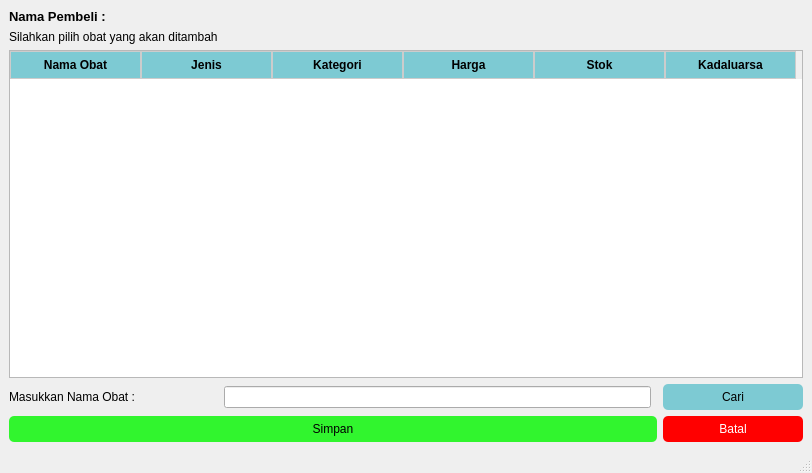
<?xml version="1.0" encoding="UTF-8"?>
<ui version="4.0">
 <class>MainWindow</class>
 <widget class="QMainWindow" name="MainWindow">
  <property name="geometry">
   <rect>
    <x>0</x>
    <y>0</y>
    <width>812</width>
    <height>473</height>
   </rect>
  </property>
  <property name="windowTitle">
   <string>MainWindow</string>
  </property>
  <widget class="QWidget" name="centralwidget">
   <layout class="QGridLayout" name="gridLayout">
    <item row="4" column="1">
     <widget class="QLineEdit" name="lineEdit"/>
    </item>
    <item row="6" column="0" colspan="3">
     <widget class="QPushButton" name="pushButton">
      <property name="styleSheet">
       <string notr="true">QPushButton { 
background-color: rgb(49, 245, 46);
	border-radius: 5px;
padding: 6px 40px; 
}

/* Saat kursor hover */
QPushButton:hover {
     /* warna saat hover */
	background-color: rgb(85, 255, 127);
    color: black;
}

/* Saat tombol ditekan */
QPushButton:pressed {
     /* warna saat ditekan */
		background-color: rgb(85, 255, 127);
    color: black;
}

</string>
      </property>
      <property name="text">
       <string>Simpan</string>
      </property>
     </widget>
    </item>
    <item row="4" column="0">
     <widget class="QLabel" name="label_3">
      <property name="text">
       <string>Masukkan Nama Obat :</string>
      </property>
     </widget>
    </item>
    <item row="6" column="3">
     <widget class="QPushButton" name="pushButton_2">
      <property name="styleSheet">
       <string notr="true">QPushButton { 
border-radius: 5px;
padding: 6px 20px;
    min-width: 100px;
    max-width: 200px;
	background-color: rgb(255, 0, 0);
    color: white;
}

/* Saat kursor hover */
QPushButton:hover {
     /* warna saat hover */
background-color:rgb(213, 0, 0);
	color: white;
}

/* Saat tombol ditekan */
QPushButton:pressed {
     /* warna saat ditekan */
background-color: rgb(213, 0, 0);
	color: white;
}</string>
      </property>
      <property name="text">
       <string>Batal</string>
      </property>
     </widget>
    </item>
    <item row="1" column="0">
     <widget class="QLabel" name="label">
      <property name="font">
       <font>
        <pointsize>10</pointsize>
        <bold>true</bold>
       </font>
      </property>
      <property name="text">
       <string>Nama Pembeli :</string>
      </property>
     </widget>
    </item>
    <item row="2" column="0">
     <widget class="QLabel" name="label_2">
      <property name="text">
       <string>Silahkan pilih obat yang akan ditambah</string>
      </property>
     </widget>
    </item>
    <item row="3" column="0" colspan="4">
     <widget class="QTableWidget" name="tableWidget">
      <property name="font">
       <font>
        <pointsize>9</pointsize>
       </font>
      </property>
      <property name="styleSheet">
       <string notr="true">QHeaderView::section {
    background-color: rgb(125, 202, 211);
    color: black;
    font-weight: bold;
    padding: 4px;
    border: 1px solid #ccc;
}
</string>
      </property>
      <attribute name="horizontalHeaderDefaultSectionSize">
       <number>131</number>
      </attribute>
      <column>
       <property name="text">
        <string>Nama Obat</string>
       </property>
      </column>
      <column>
       <property name="text">
        <string>Jenis</string>
       </property>
      </column>
      <column>
       <property name="text">
        <string>Kategori</string>
       </property>
      </column>
      <column>
       <property name="text">
        <string>Harga</string>
       </property>
      </column>
      <column>
       <property name="text">
        <string>Stok</string>
       </property>
      </column>
      <column>
       <property name="text">
        <string>Kadaluarsa</string>
       </property>
      </column>
     </widget>
    </item>
    <item row="4" column="3">
     <widget class="QPushButton" name="pushButton_3">
      <property name="styleSheet">
       <string notr="true">
QPushButton { 
background-color: rgb(125, 202, 211);
border-radius:5px;
padding: 6px 8px; 
}

/* Saat kursor hover */
QPushButton:hover {
     /* warna saat hover */
	color: rgb(255, 255, 255);
	background-color: rgb(36, 79, 124);
}

/* Saat tombol ditekan */
QPushButton:pressed {
     /* warna saat ditekan */
	color: rgb(255, 255, 255);
	background-color: rgb(36, 79, 124);
}

</string>
      </property>
      <property name="text">
       <string>Cari</string>
      </property>
     </widget>
    </item>
   </layout>
  </widget>
  <widget class="QMenuBar" name="menubar">
   <property name="geometry">
    <rect>
     <x>0</x>
     <y>0</y>
     <width>812</width>
     <height>22</height>
    </rect>
   </property>
  </widget>
  <widget class="QStatusBar" name="statusbar"/>
 </widget>
 <resources/>
 <connections/>
</ui>
